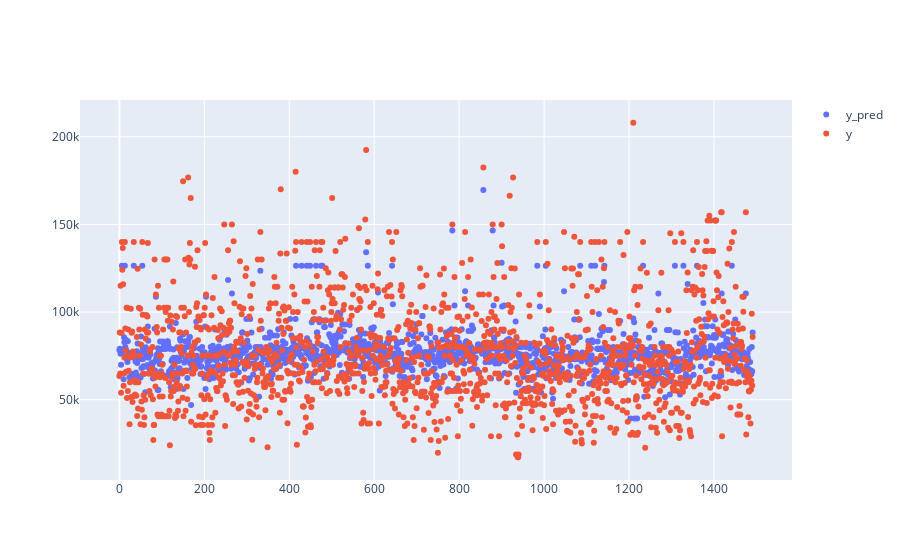

The notebook cell this image was saved under:
### Code cell
import plotly.graph_objects as go


fig = go.Figure()

# Add traces
fig.add_trace(go.Scatter(x=np.arange(0,1492), y=y_pred_com['y_pred'],
                    mode='markers',
                    name='y_pred'))
fig.add_trace(go.Scatter(x=np.arange(0,1492), y=y_pred_com['y'],
                    mode='markers',
                    name='y'))
fig.show()

### Figure 1 — Plotly figure (JSON) as saved in the notebook; plotly's stock layout.template omitted (floating-point values rounded to 4 significant figures; data arrays with more than 128 entries replaced by an {"elided": "..."} marker saying what was removed)
{"data": [{"mode": "markers", "name": "y_pred", "type": "scatter", "x": {"elided": "1492 int values"}, "y": {"elided": "1492 float values"}}, {"mode": "markers", "name": "y", "type": "scatter", "x": {"elided": "1492 int values"}, "y": {"elided": "1492 float values"}}], "layout": {}}
